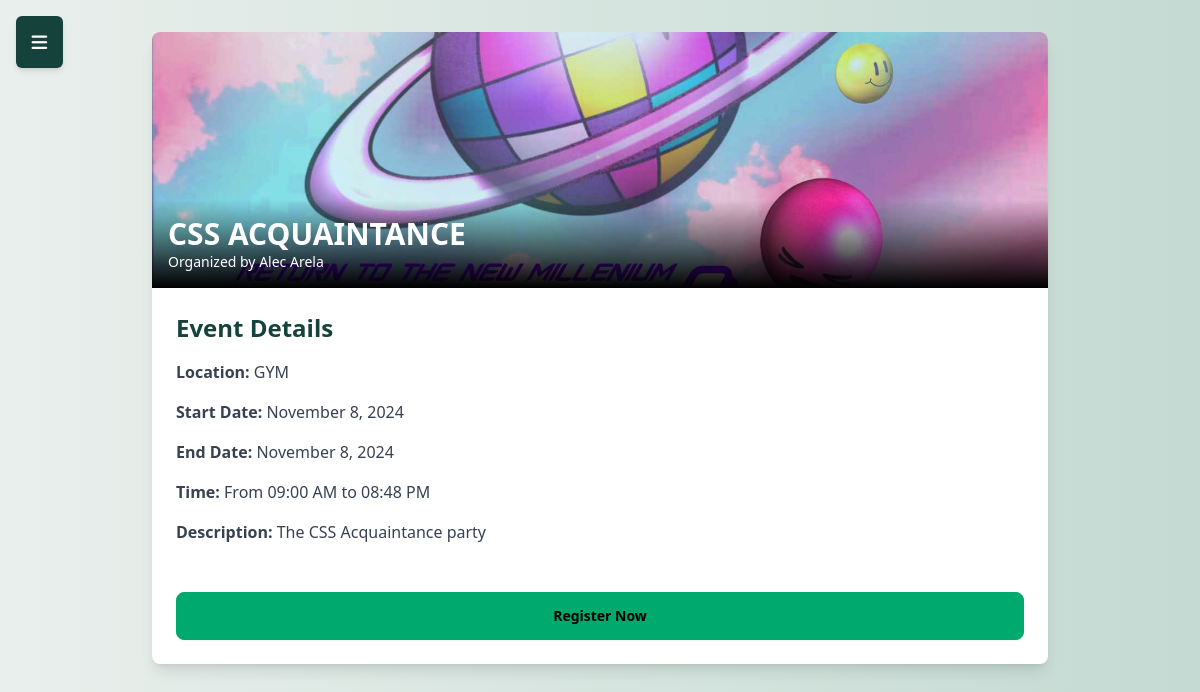
The app's page /event/view/1/ (signed in), older data.
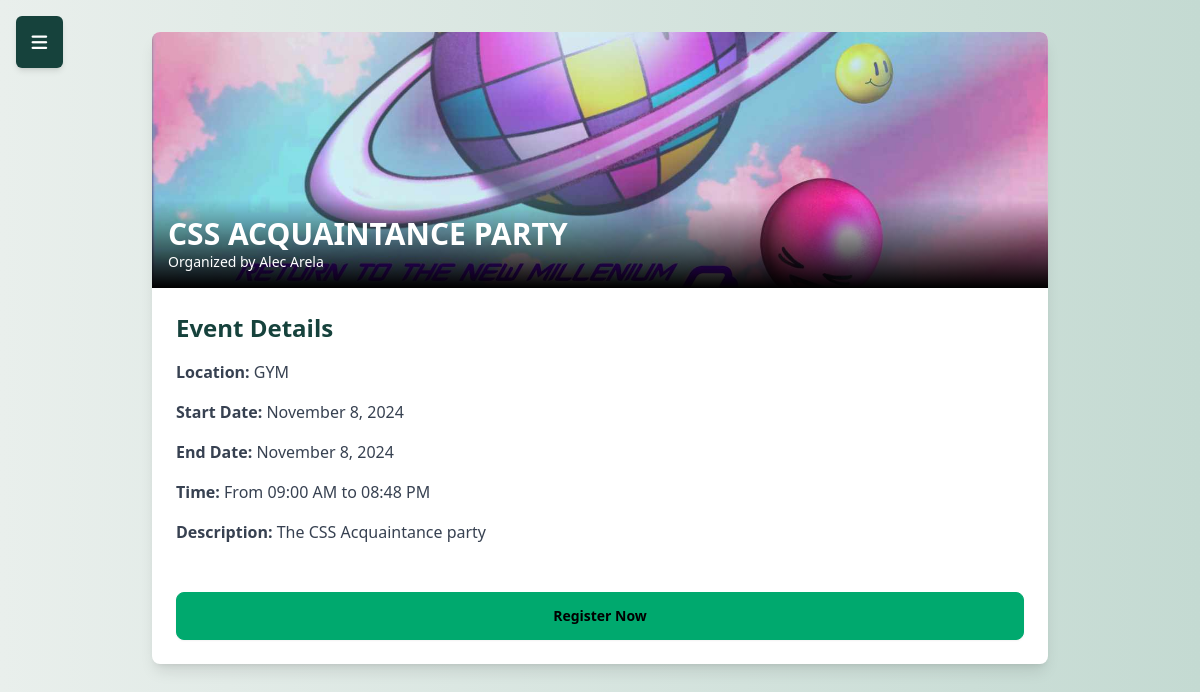
The same page, newer data.
### event/models.py (models this page shows, shortened)
class Event(models.Model):
    title = models.CharField(max_length=50)
    description = models.CharField(max_length=300)
    location = models.CharField(max_length=100)
    start_date = models.DateField()
    end_date = models.DateField()
    start_time = models.TimeField()  # Changed from event_time
    end_time = models.TimeField()    # Added end_time
    organizer = models.ForeignKey(settings.AUTH_USER_MODEL, on_delete=models.CASCADE, related_name="organized_events")
    image = models.ImageField(upload_to='event_images/', blank=True, null=True)

### users/models.py (models this page shows, shortened)
class CustomUser(AbstractUser):
    middle_initial = models.CharField(max_length=1, blank=True)
    contact_number = models.CharField(max_length=15, blank=True)

### event/views.py (the view)
# urls.py: path('view/<int:event_id>/', views.view_event, name='view_event'),
@login_required
def view_event(request, event_id):
    event = get_object_or_404(Event, id=event_id)
    user_registration = Registration.objects.filter(event=event, participant=request.user).first()
    context = {
        'event': event,
        'user_registered': bool(user_registration),  # Pass whether the user is registered
        'registration': user_registration  # Pass the registration if it exists
    }
    return render(request, 'event/view_event.html', context)

### event/templates/event/view_event.html (shortened to what this page needs)
<!DOCTYPE html>
<html lang="en">
<head>
    {% load static %}
    <script src="https://cdn.tailwindcss.com"></script>
    <link href="https://cdn.jsdelivr.net/npm/daisyui@latest/dist/full.css" rel="stylesheet">
    <link href="https://cdn.jsdelivr.net/npm/@fortawesome/fontawesome-free/css/all.min.css" rel="stylesheet">
</head>
<body class="bg-gradient-to-r from-[var(--color-lightest-green)] to-[var(--color-light-green)] font-ABeeZee min-h-screen relative">
    <button id="menuButton" class="fixed top-4 left-4 z-50 bg-[var(--color-dark-green)] text-white p-3 rounded-md shadow-md hover:bg-[var(--color-green)]">
        <i class="fas fa-bars text-lg"></i>
    </button>
    <div class="container mx-auto px-4 py-8">
        <div class="bg-white shadow-lg rounded-lg overflow-hidden max-w-4xl mx-auto mt-30">
            <div class="relative">
                {% if event.image %}
                    <img src="{{ event.image.url }}" alt="{{ event.title }}" class="w-full h-64 object-cover">
                {% else %}
                    <div class="w-full h-64 bg-gradient-to-br from-[#E9EFEC] to-[#C4DAD2] flex items-center justify-center">
                        <span class="text-gray-500">No Image Available</span>
                    </div>
                {% endif %}
                <div class="absolute bottom-0 left-0 bg-gradient-to-t from-black to-transparent text-white p-4 w-full">
                    <h1 class="text-3xl font-bold">{{ event.title }}</h1>
                    <p class="text-sm">Organized by {{ event.organizer.first_name }} {{ event.organizer.last_name }}</p>
                </div>
            </div>
            <div class="p-6">
                <h2 class="text-2xl font-semibold text-[var(--color-dark-green)] mb-4">Event Details</h2>
                <div class="grid grid-cols-1 gap-4 text-gray-700">
                    <p><strong>Location:</strong> {{ event.location }}</p>
                    <p><strong>Start Date:</strong> {{ event.start_date|date:"F j, Y" }}</p>
                    <p><strong>End Date:</strong> {{ event.end_date|date:"F j, Y" }}</p>
                    <p><strong>Time:</strong> From {{ event.start_time|time:"h:i A" }} to {{ event.end_time|time:"h:i A" }}</p>
                    <p><strong>Description:</strong> {{ event.description }}</p>
                </div>
            </div>
            <div class="flex items-center gap-4 p-6">
                {% if user_registered %}
                    <button onclick="cancelRegistration()" class="btn btn-error w-full">Cancel Registration</button>
                {% else %}
                    <button onclick="registerForEvent()" class="btn btn-success w-full">Register Now</button>
                {% endif %}
            </div>
        </div>
    </div>
</body>
</html>

Row changes from the older to the newer data that the page shows:
changed Event "GYM": title "CSS ACQUAINTANCE" → "CSS ACQUAINTANCE PARTY"
